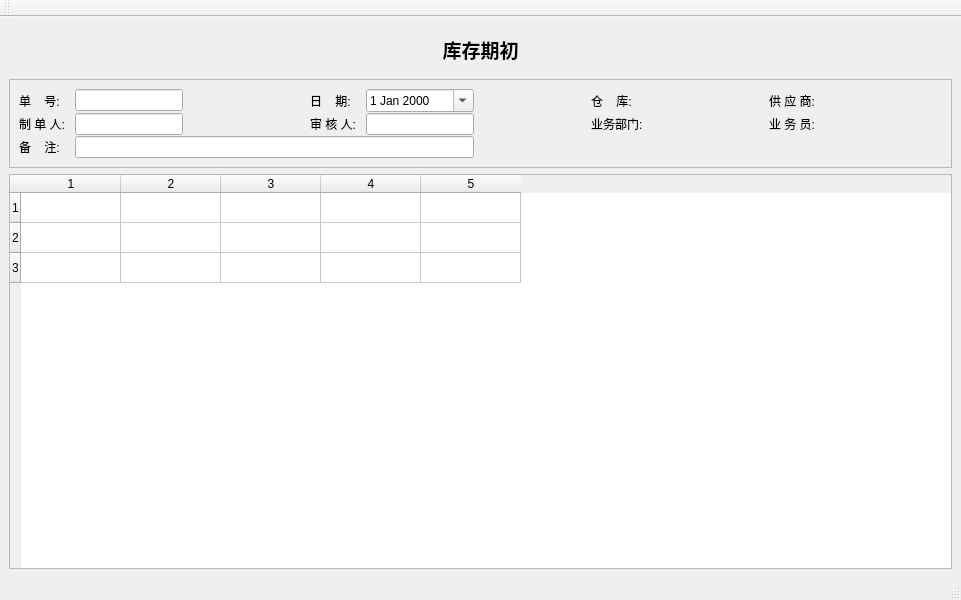
<?xml version="1.0" encoding="UTF-8"?>
<ui version="4.0">
 <class>PuBeginRdWin</class>
 <widget class="QMainWindow" name="PuBeginRdWin">
  <property name="geometry">
   <rect>
    <x>0</x>
    <y>0</y>
    <width>961</width>
    <height>600</height>
   </rect>
  </property>
  <property name="windowTitle">
   <string>MainWindow</string>
  </property>
  <widget class="QWidget" name="centralwidget">
   <layout class="QVBoxLayout" name="verticalLayout_2">
    <item>
     <widget class="QFrame" name="frame_4">
      <property name="frameShape">
       <enum>QFrame::NoFrame</enum>
      </property>
      <property name="frameShadow">
       <enum>QFrame::Plain</enum>
      </property>
      <property name="lineWidth">
       <number>0</number>
      </property>
      <layout class="QHBoxLayout" name="horizontalLayout_4">
       <item>
        <widget class="QLabel" name="label_16">
         <property name="font">
          <font>
           <family>微软雅黑</family>
           <pointsize>14</pointsize>
           <weight>75</weight>
           <bold>true</bold>
          </font>
         </property>
         <property name="text">
          <string>库存期初</string>
         </property>
         <property name="alignment">
          <set>Qt::AlignCenter</set>
         </property>
        </widget>
       </item>
      </layout>
     </widget>
    </item>
    <item>
     <widget class="QFrame" name="frame_2">
      <property name="frameShape">
       <enum>QFrame::StyledPanel</enum>
      </property>
      <property name="frameShadow">
       <enum>QFrame::Plain</enum>
      </property>
      <layout class="QVBoxLayout" name="verticalLayout">
       <property name="spacing">
        <number>1</number>
       </property>
       <item>
        <layout class="QGridLayout" name="headGridLayout">
         <property name="horizontalSpacing">
          <number>10</number>
         </property>
         <item row="1" column="10">
          <widget class="QkSearchEditBox" name="userSearchEditbox">
           <property name="sizePolicy">
            <sizepolicy hsizetype="Fixed" vsizetype="Fixed">
             <horstretch>0</horstretch>
             <verstretch>0</verstretch>
            </sizepolicy>
           </property>
          </widget>
         </item>
         <item row="1" column="9">
          <widget class="QLabel" name="label_12">
           <property name="sizePolicy">
            <sizepolicy hsizetype="Fixed" vsizetype="Preferred">
             <horstretch>0</horstretch>
             <verstretch>0</verstretch>
            </sizepolicy>
           </property>
           <property name="text">
            <string>业 务 员:</string>
           </property>
          </widget>
         </item>
         <item row="0" column="6">
          <widget class="QLabel" name="label_7">
           <property name="text">
            <string>仓    库:</string>
           </property>
          </widget>
         </item>
         <item row="0" column="7">
          <widget class="QkSearchEditBox" name="whSearchEditbox"/>
         </item>
         <item row="2" column="0">
          <widget class="QLabel" name="label_9">
           <property name="text">
            <string>备    注:</string>
           </property>
          </widget>
         </item>
         <item row="1" column="7">
          <widget class="QkSearchEditBox" name="depSearchEditbox">
           <property name="sizePolicy">
            <sizepolicy hsizetype="Minimum" vsizetype="Fixed">
             <horstretch>0</horstretch>
             <verstretch>0</verstretch>
            </sizepolicy>
           </property>
          </widget>
         </item>
         <item row="2" column="11">
          <widget class="QLabel" name="rdLabel">
           <property name="text">
            <string/>
           </property>
          </widget>
         </item>
         <item row="0" column="9">
          <widget class="QLabel" name="label_3">
           <property name="sizePolicy">
            <sizepolicy hsizetype="Fixed" vsizetype="Preferred">
             <horstretch>0</horstretch>
             <verstretch>0</verstretch>
            </sizepolicy>
           </property>
           <property name="text">
            <string>供 应 商:</string>
           </property>
          </widget>
         </item>
         <item row="0" column="3">
          <widget class="QLabel" name="label_2">
           <property name="sizePolicy">
            <sizepolicy hsizetype="Fixed" vsizetype="Preferred">
             <horstretch>0</horstretch>
             <verstretch>0</verstretch>
            </sizepolicy>
           </property>
           <property name="text">
            <string>日    期:</string>
           </property>
          </widget>
         </item>
         <item row="0" column="4">
          <widget class="QDateEdit" name="dateEdit">
           <property name="sizePolicy">
            <sizepolicy hsizetype="Minimum" vsizetype="Fixed">
             <horstretch>0</horstretch>
             <verstretch>0</verstretch>
            </sizepolicy>
           </property>
           <property name="calendarPopup">
            <bool>true</bool>
           </property>
          </widget>
         </item>
         <item row="0" column="1">
          <widget class="QLineEdit" name="noEdit">
           <property name="sizePolicy">
            <sizepolicy hsizetype="Fixed" vsizetype="Fixed">
             <horstretch>0</horstretch>
             <verstretch>0</verstretch>
            </sizepolicy>
           </property>
           <property name="dragEnabled">
            <bool>true</bool>
           </property>
           <property name="readOnly">
            <bool>true</bool>
           </property>
          </widget>
         </item>
         <item row="0" column="5">
          <spacer name="horizontalSpacer_4">
           <property name="orientation">
            <enum>Qt::Horizontal</enum>
           </property>
           <property name="sizeHint" stdset="0">
            <size>
             <width>40</width>
             <height>20</height>
            </size>
           </property>
          </spacer>
         </item>
         <item row="0" column="8">
          <spacer name="horizontalSpacer_5">
           <property name="orientation">
            <enum>Qt::Horizontal</enum>
           </property>
           <property name="sizeHint" stdset="0">
            <size>
             <width>40</width>
             <height>20</height>
            </size>
           </property>
          </spacer>
         </item>
         <item row="0" column="2">
          <spacer name="horizontalSpacer_3">
           <property name="orientation">
            <enum>Qt::Horizontal</enum>
           </property>
           <property name="sizeHint" stdset="0">
            <size>
             <width>40</width>
             <height>20</height>
            </size>
           </property>
          </spacer>
         </item>
         <item row="0" column="0">
          <widget class="QLabel" name="idLabel">
           <property name="sizePolicy">
            <sizepolicy hsizetype="Fixed" vsizetype="Preferred">
             <horstretch>0</horstretch>
             <verstretch>0</verstretch>
            </sizepolicy>
           </property>
           <property name="text">
            <string>单    号:</string>
           </property>
          </widget>
         </item>
         <item row="1" column="11">
          <spacer name="horizontalSpacer">
           <property name="orientation">
            <enum>Qt::Horizontal</enum>
           </property>
           <property name="sizeHint" stdset="0">
            <size>
             <width>40</width>
             <height>20</height>
            </size>
           </property>
          </spacer>
         </item>
         <item row="0" column="10" colspan="2">
          <widget class="QkSearchEditBox" name="venSearchEditbox">
           <property name="sizePolicy">
            <sizepolicy hsizetype="Preferred" vsizetype="Fixed">
             <horstretch>0</horstretch>
             <verstretch>0</verstretch>
            </sizepolicy>
           </property>
          </widget>
         </item>
         <item row="2" column="1" colspan="4">
          <widget class="QLineEdit" name="memoEdit"/>
         </item>
         <item row="1" column="6">
          <widget class="QLabel" name="label_6">
           <property name="sizePolicy">
            <sizepolicy hsizetype="Fixed" vsizetype="Preferred">
             <horstretch>0</horstretch>
             <verstretch>0</verstretch>
            </sizepolicy>
           </property>
           <property name="text">
            <string>业务部门:</string>
           </property>
          </widget>
         </item>
         <item row="1" column="0">
          <widget class="QLabel" name="label_8">
           <property name="text">
            <string>制 单 人:</string>
           </property>
          </widget>
         </item>
         <item row="1" column="1">
          <widget class="QLineEdit" name="makerEdit">
           <property name="sizePolicy">
            <sizepolicy hsizetype="Fixed" vsizetype="Fixed">
             <horstretch>0</horstretch>
             <verstretch>0</verstretch>
            </sizepolicy>
           </property>
           <property name="readOnly">
            <bool>true</bool>
           </property>
          </widget>
         </item>
         <item row="1" column="3">
          <widget class="QLabel" name="label_10">
           <property name="text">
            <string>审 核 人:</string>
           </property>
          </widget>
         </item>
         <item row="1" column="4">
          <widget class="QLineEdit" name="auditEdit">
           <property name="sizePolicy">
            <sizepolicy hsizetype="Fixed" vsizetype="Fixed">
             <horstretch>0</horstretch>
             <verstretch>0</verstretch>
            </sizepolicy>
           </property>
           <property name="readOnly">
            <bool>true</bool>
           </property>
          </widget>
         </item>
        </layout>
       </item>
      </layout>
     </widget>
    </item>
    <item>
     <widget class="QTableWidget" name="tableWidget">
      <property name="rowCount">
       <number>3</number>
      </property>
      <property name="columnCount">
       <number>5</number>
      </property>
      <row/>
      <row/>
      <row/>
      <column/>
      <column/>
      <column/>
      <column/>
      <column/>
     </widget>
    </item>
   </layout>
  </widget>
  <widget class="QStatusBar" name="statusbar"/>
  <widget class="QToolBar" name="toolBar">
   <property name="windowTitle">
    <string>toolBar</string>
   </property>
   <attribute name="toolBarArea">
    <enum>TopToolBarArea</enum>
   </attribute>
   <attribute name="toolBarBreak">
    <bool>false</bool>
   </attribute>
  </widget>
 </widget>
 <customwidgets>
  <customwidget>
   <class>QkSearchEditBox</class>
   <extends>QWidget</extends>
   <header>qksearcheditbox.h</header>
  </customwidget>
 </customwidgets>
 <resources/>
 <connections/>
</ui>
